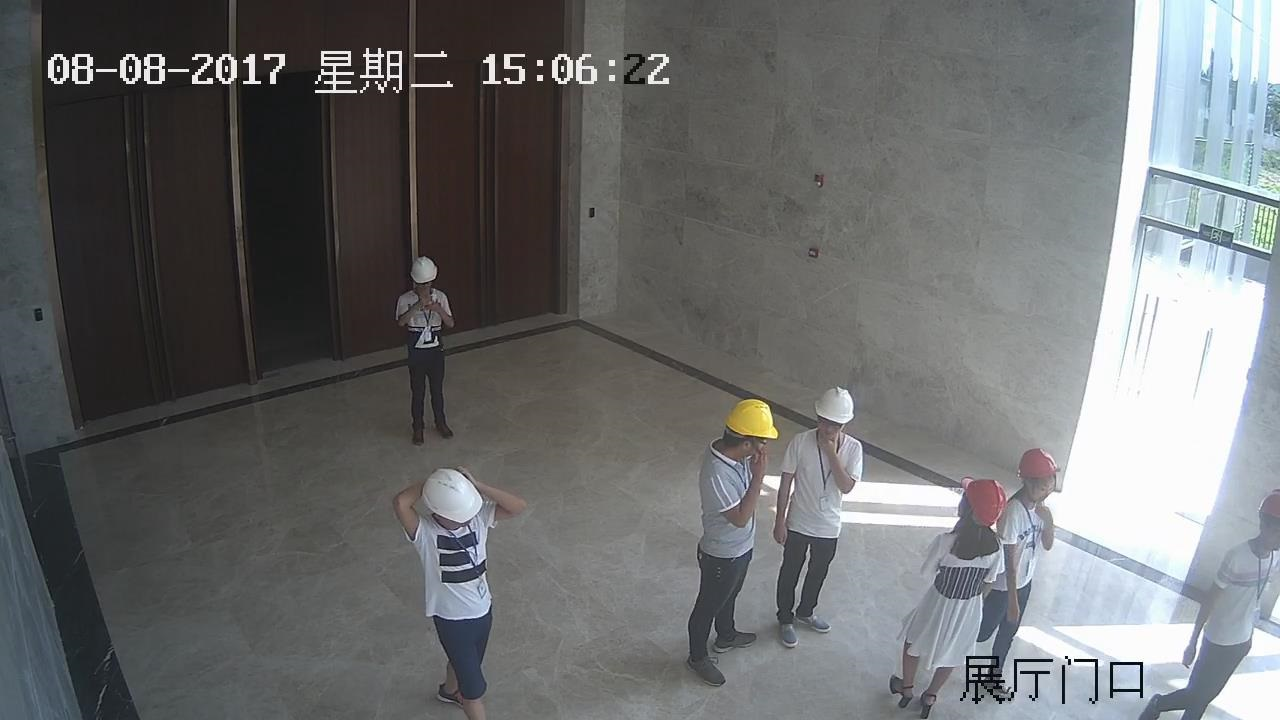
#> input picture th/helmet.jpg, 1280 x 720 px
$ python -i data_augmentation.py   (imports and definitions only)   (Python 2 division)
#> lines starting #> are read from the running program, lines starting #| are printed output that depends on the picture
#> further down, picture is the input picture: PIL image 1280x720 RGB; mean R, G, B 108.1, 109.6, 110.2
# -*- coding:utf-8 -*-
"""数据增强
   1. 翻转变换 flip
   2. 随机修剪 random crop
   3. 色彩抖动 color jittering
   4. 平移变换 shift
   5. 尺度变换 scale
   6. 对比度变换 contrast
   7. 噪声扰动 noise
   8. 旋转变换/反射变换 Rotation/reflection
   author: XiJun.Gong
   date:2016-11-29
"""

from PIL import Image, ImageEnhance, ImageOps, ImageFile
import numpy as np
import random
import threading, os, time
import logging
import cv2

logger = logging.getLogger(__name__)
ImageFile.LOAD_TRUNCATED_IMAGES = True


class DataAugmentation:
    """
    包含数据增强的八种方式
    """

    def __init__(self):
        pass

    @staticmethod
    def openImage(image):
        return Image.open(image, mode="r")

    # [62 lines left out: functions randomRotation, randomFlip, Tranform, randomCrop, not called in this run]

    @staticmethod
    def randomColor(image):
        """
        对图像进行颜色抖动
        :param image: PIL的图像image
        :return: 有颜色色差的图像image
        """
        random_factor = np.random.randint(0, 31) / 10.  # 随机因子
        color_image = ImageEnhance.Color(image).enhance(random_factor)  # 调整图像的饱和度
        random_factor = np.random.randint(10, 21) / 10.  # 随机因子
        brightness_image = ImageEnhance.Brightness(color_image).enhance(random_factor)  # 调整图像的亮度
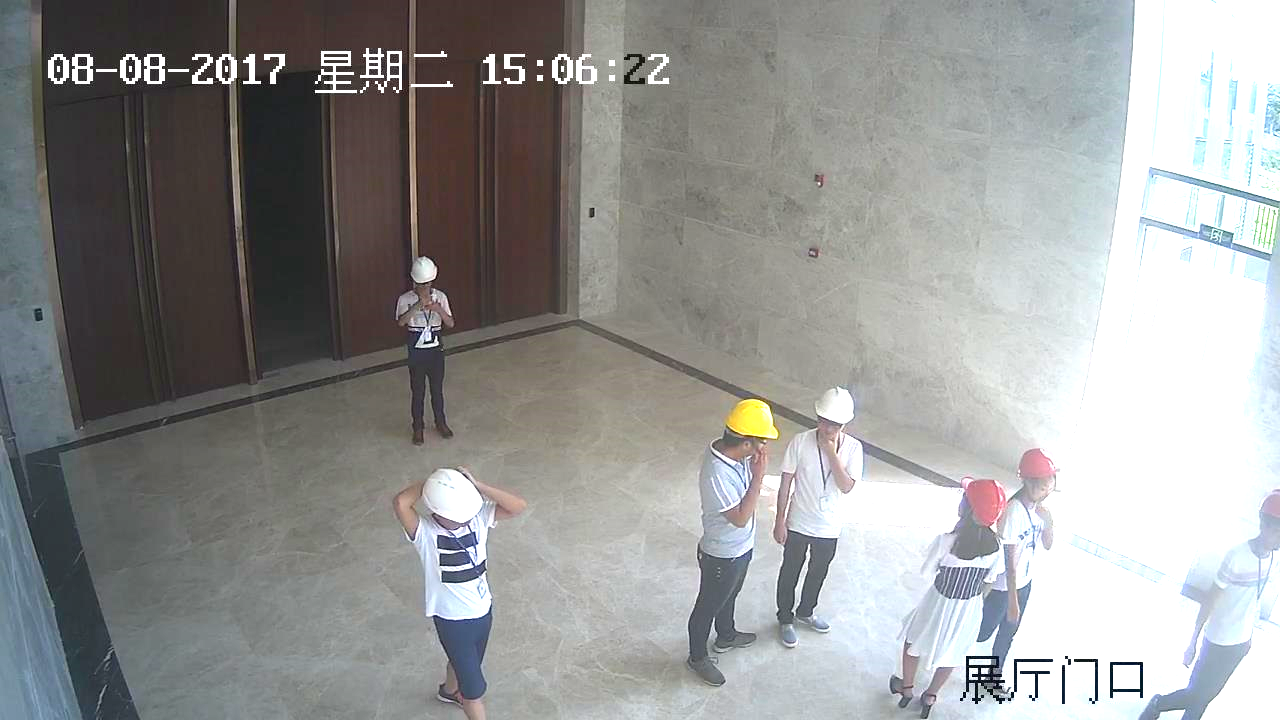
#> brightness_image: PIL image 1280x720 RGB; mean R, G, B 149.8, 150.4, 149.4
        random_factor = np.random.randint(10, 21) / 10.  # 随机因1子
        contrast_image = ImageEnhance.Contrast(brightness_image).enhance(random_factor)  # 调整图像对比度
        random_factor = np.random.randint(0, 31) / 10.  # 随机因子
        return ImageEnhance.Sharpness(contrast_image).enhance(random_factor)  # 调整图像锐度

    # [32 lines left out: function randomGaussian, not called in this run]

    @staticmethod
    def saveImage(image, path):
        image.save(path)


# [31 lines left out: functions makeDir, imageOps, not called in this run]


        # opsList = {"randomFlip","randomRotation", "randomCrop", "randomColor", "randomGaussian"}


opsList = {"Tranform"}


# [32 lines left out: function threadOPS, not called in this run]


# [3 lines not run here, left out]

>>> from PIL import Image
>>> picture = Image.open('helmet.jpg')
>>> result = DataAugmentation().randomColor(picture)

$ run again, on th/white_helmet.jpg
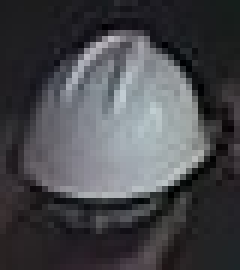
#> input picture th/white_helmet.jpg, 40 x 45 px (shown 6 times larger)
#> picture is the input picture: PIL image 40x45 RGB; mean R, G, B 72.1, 72.6, 76.5
#> in randomColor, `brightness_image = ImageEnhance.Brightness(color_image).enhance(random..`:
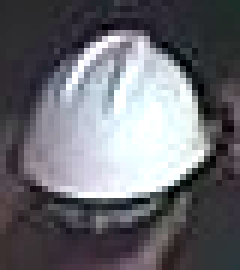
#> brightness_image: PIL image 40x45 RGB (shown 6 times larger); mean R, G, B 106.7, 106.9, 113
#> in randomColor, `return ImageEnhance.Sharpness(contrast_image).enhance(random_factor)`:
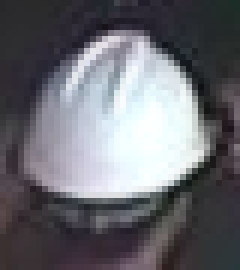
#> returned value: PIL image 40x45 RGB (shown 6 times larger); mean R, G, B 106.4, 106.6, 112.7
